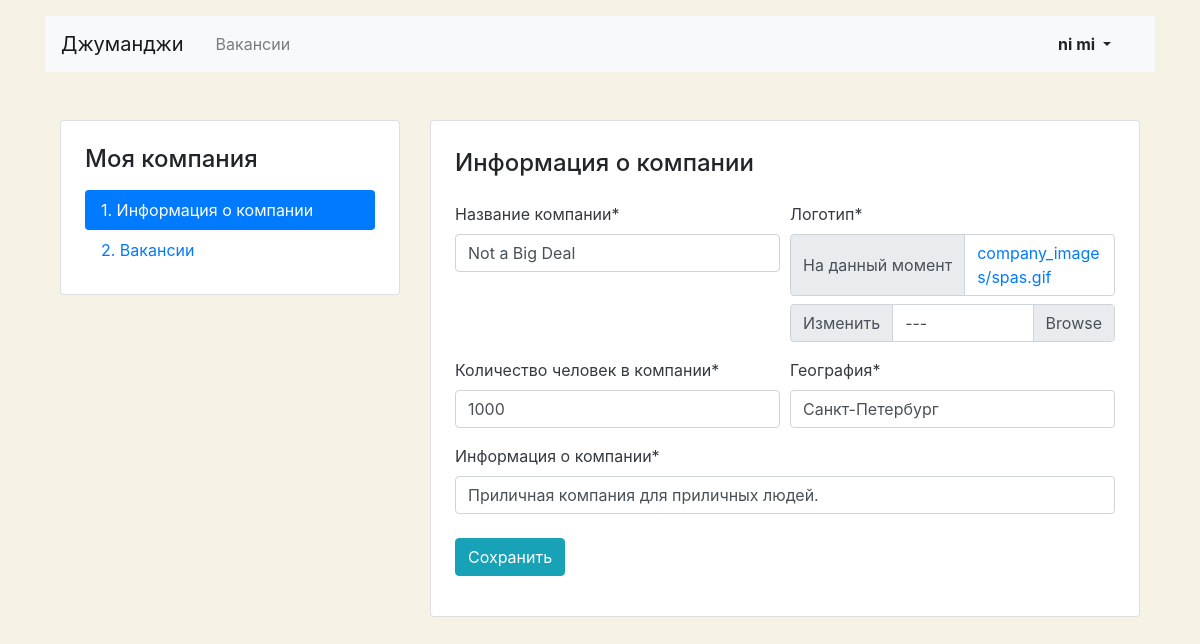
Page /mycompany/ (signed in) on the committed database.
### job/models.py (models this page shows, shortened)
class Company(models.Model):
    name = models.CharField(max_length=32)
    location = models.CharField(max_length=32)
    logo = models.ImageField(upload_to=MEDIA_COMPANY_IMAGE_DIR)
    description = models.CharField(max_length=100)
    employee_count = models.IntegerField()
    owner = models.OneToOneField(User, on_delete=models.PROTECT, blank=True, null=True)

### job/views/account.py (the view, shortened to what this page needs)
# urls.py: path('mycompany/', MyCompanyView.as_view(), name='my_company'),
@method_decorator(login_required, name='dispatch')
class MyCompanyView(View):
    def get(self, request):
        if not Company.objects.filter(owner_id=request.user.id).exists():
            return render(request, 'job/company-create.html')
        company = Company.objects.get(owner_id=request.user.id)
        context = {
            'form': EditCompanyForm(instance=company),
        }
        return render(request, 'job/company-edit.html', context)

### job/forms.py
class EditCompanyForm(forms.ModelForm):
    class Meta:
        model = Company
        fields = ['name', 'location', 'logo', 'description', 'employee_count']
        labels = {
            'name': 'Название компании',
            'location': 'География',
            'logo': 'Логотип',
            'description': 'Информация о компании',
            'employee_count': 'Количество человек в компании',
        }
    def __init__(self, *args, **kwargs):
        super().__init__(*args, **kwargs)
        self.helper = FormHelper()
        self.helper.form_method = 'post'
        self.helper.label_class = 'mb-2 text-dark'
        self.helper.add_input(Submit('submit', 'Сохранить', css_class='btn btn-info'))
        self.helper.layout = Layout(
            Row(
                Column('name'), Column('logo'),
            ),
            Row(
                Column('employee_count'), Column('location'),
            ),
            Row(
                Column('description'),
            ),
        )

### job/templates/job/company-edit.html (shortened to what this page needs)
{% extends 'job/base.html' %}
{% block content %}
<main class="container mt-3 pb-5">
  <div class="row mt-5">
    {% include 'job/MyCompany_sidebar_menu.html' %}
    <div class="col-12 col-lg-8">
      <div class="card">
        <div class="card-body px-4 pb-4">
          <section class="tab-pane fade show active">
            <h2 class="h4 pt-2 pb-3">Информация о&nbsp;компании</h2>
            {% load crispy_forms_tags %}
            {% crispy form form.helper %}
          </section>
        </div>
      </div>
    </div>
  </div>
</main>
{% endblock %}

### job/templates/job/base.html (shortened to what this page needs)
<!DOCTYPE html>
<html lang="en">
<head>
    <link rel="stylesheet" href="https://stackpath.bootstrapcdn.com/bootstrap/4.3.1/css/bootstrap.min.css"
>
</head>
<body>
<header class="container mt-3">
    <nav class="navbar navbar-expand-lg navbar-light bg-light">
        <a class="navbar-brand mr-4" href="{% url 'main' %}">Джуманджи</a>
        <div class="collapse navbar-collapse justify-content-between" id="navbarNav">
            <ul class="navbar-nav col-10">
                <li class="nav-item {% if request.path == '/vacancies/' %}active{% endif %}">
                    <a class="nav-link" href="{% url 'all_vacancies' %}">Вакансии</a>
                </li>
            </ul>
            <ul class="navbar-nav col-2 justify-content-end">
                <li class="nav-item active">
                    {% if user.is_authenticated %}
                    <div class="btn-group">
                        <button type="button" class="btn dropdown-toggle font-weight-bold" data-toggle="dropdown" aria-haspopup="true" aria-expanded="false">
                            {{ user.first_name }} {{ user.last_name }}
                        </button>
                    </div>
                    {% else %}
                    <a href="{% url 'login' %}" class="nav-link font-weight-bold">Вход</a>
                    {% endif %}
                </li>
            </ul>
        </div>
    </nav>
</header>
<main class="container mt-3">
    {% block content %}
    {% endblock %}
</main>
</body>
</html>

### job/templates/job/company-edit.html (style rules this page uses)
body { background-color: #F6F2E6; }

### rows in the picture
Company: name "Not a Big Deal", employee_count "1000", location "Санкт-Петербург", description "Приличная компания для приличных людей."

### other values in the picture
{{ user.first_name }} "ni"
{{ user.last_name }} "mi"
